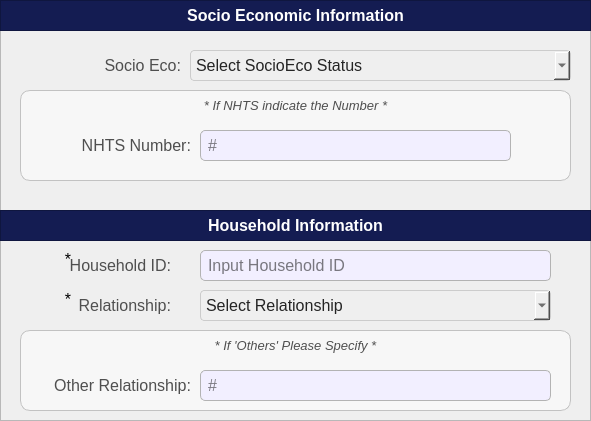
  <widget class="QFrame" name="basePopUpBodyFrame_2">
   <property name="geometry">
    <rect>
     <x>20</x>
     <y>60</y>
     <width>591</width>
     <height>421</height>
    </rect>
   </property>
   <property name="styleSheet">
    <string notr="true">#basePopUpBodyFrame_2 {
	background-color: rgb(247, 247, 247);
	border: 1px solid rgb(194, 194, 194);
	border-radius: 10px;
}</string>
   </property>
   <property name="frameShape">
    <enum>QFrame::Shape::StyledPanel</enum>
   </property>
   <property name="frameShadow">
    <enum>QFrame::Shadow::Raised</enum>
   </property>
   <widget class="QFrame" name="basePopUpTitleFrame_2">
    <property name="geometry">
     <rect>
      <x>0</x>
      <y>0</y>
      <width>591</width>
      <height>31</height>
     </rect>
    </property>
    <property name="styleSheet">
     <string notr="true">#basePopUpTitleFrame_2 {
	background-color: #141c52;
}</string>
    </property>
    <property name="frameShape">
     <enum>QFrame::Shape::StyledPanel</enum>
    </property>
    <property name="frameShadow">
     <enum>QFrame::Shadow::Raised</enum>
    </property>
    <widget class="QLabel" name="label_title">
     <property name="geometry">
      <rect>
       <x>0</x>
       <y>0</y>
       <width>591</width>
       <height>31</height>
      </rect>
     </property>
     <property name="font">
      <font>
       <family>Arial</family>
       <pointsize>12</pointsize>
       <bold>true</bold>
      </font>
     </property>
     <property name="styleSheet">
      <string notr="true">#label_title{
	background-color:transparent;
	color: rgb(255, 255, 255);
}</string>
     </property>
     <property name="text">
      <string>Socio Economic Information</string>
     </property>
     <property name="alignment">
      <set>Qt::AlignmentFlag::AlignCenter</set>
     </property>
    </widget>
   </widget>
   <widget class="QComboBox" name="register_citizen_comboBox_SocEcoStat">
    <property name="geometry">
     <rect>
      <x>190</x>
      <y>50</y>
      <width>381</width>
      <height>31</height>
     </rect>
    </property>
    <property name="font">
     <font>
      <family>Arial</family>
      <pointsize>12</pointsize>
     </font>
    </property>
    <property name="styleSheet">
     <string notr="true">#register_citizen_comboBox_SocEcoStat{
	background-color: rgb(239, 239, 239); /* Correct property name */
    color: #242424; /* Set text color to black for better contrast */
    border: 1px solid #ccc; /* Optional: Add a light border */
    padding: 5px; /* Optional: Add some padding */
    border-radius: 4px; /* Optional: Rounded corners */
}</string>
    </property>
    <property name="placeholderText">
     <string>Select SocioEco Status</string>
    </property>
    <property name="duplicatesEnabled">
     <bool>false</bool>
    </property>
    <item>
     <property name="text">
      <string>NHTS 4Ps</string>
     </property>
    </item>
    <item>
     <property name="text">
      <string>NHTS Non-4Ps</string>
     </property>
    </item>
    <item>
     <property name="text">
      <string>Non NHTS</string>
     </property>
    </item>
   </widget>
   <widget class="QLabel" name="register_citizen_labelSocEcoStat">
    <property name="geometry">
     <rect>
      <x>30</x>
      <y>50</y>
      <width>151</width>
      <height>31</height>
     </rect>
    </property>
    <property name="font">
     <font>
      <family>Arial</family>
      <pointsize>12</pointsize>
     </font>
    </property>
    <property name="styleSheet">
     <string notr="true">#register_citizen_labelSocEcoStat {
	background-color: transparent;
	color: #4f4f4f;
}
</string>
    </property>
    <property name="text">
     <string>Socio Eco:</string>
    </property>
    <property name="alignment">
     <set>Qt::AlignmentFlag::AlignRight|Qt::AlignmentFlag::AlignTrailing|Qt::AlignmentFlag::AlignVCenter</set>
    </property>
   </widget>
   <widget class="QFrame" name="basePopUpBodyFrame_4">
    <property name="geometry">
     <rect>
      <x>20</x>
      <y>90</y>
      <width>551</width>
      <height>91</height>
     </rect>
    </property>
    <property name="styleSheet">
     <string notr="true">#basePopUpBodyFrame_4 {
	background-color: rgb(247, 247, 247);
	border: 1px solid rgb(194, 194, 194);
	border-radius: 10px;
}</string>
    </property>
    <property name="frameShape">
     <enum>QFrame::Shape::StyledPanel</enum>
    </property>
    <property name="frameShadow">
     <enum>QFrame::Shadow::Raised</enum>
    </property>
    <widget class="QLabel" name="labelNote_3">
     <property name="geometry">
      <rect>
       <x>0</x>
       <y>0</y>
       <width>551</width>
       <height>31</height>
      </rect>
     </property>
     <property name="font">
      <font>
       <family>Arial</family>
       <pointsize>10</pointsize>
       <italic>true</italic>
       <bold>false</bold>
      </font>
     </property>
     <property name="styleSheet">
      <string notr="true">#labelNote_3 {
	background-color: transparent;
	color: #4f4f4f;
}
</string>
     </property>
     <property name="text">
      <string>* If NHTS indicate the Number *</string>
     </property>
     <property name="alignment">
      <set>Qt::AlignmentFlag::AlignCenter</set>
     </property>
    </widget>
    <widget class="QLabel" name="register_citizen_labelNHTSNum">
     <property name="geometry">
      <rect>
       <x>10</x>
       <y>40</y>
       <width>161</width>
       <height>31</height>
      </rect>
     </property>
     <property name="font">
      <font>
       <family>Arial</family>
       <pointsize>12</pointsize>
       <bold>false</bold>
      </font>
     </property>
     <property name="styleSheet">
      <string notr="true">#register_citizen_labelNHTSNum {
	background-color: transparent;
	color: #4f4f4f;
}
</string>
     </property>
     <property name="text">
      <string>NHTS Number:</string>
     </property>
     <property name="alignment">
      <set>Qt::AlignmentFlag::AlignRight|Qt::AlignmentFlag::AlignTrailing|Qt::AlignmentFlag::AlignVCenter</set>
     </property>
    </widget>
    <widget class="QLineEdit" name="register_citizen_NHTSNum">
     <property name="geometry">
      <rect>
       <x>180</x>
       <y>40</y>
       <width>311</width>
       <height>31</height>
      </rect>
     </property>
     <property name="font">
      <font>
       <family>Arial</family>
       <pointsize>12</pointsize>
      </font>
     </property>
     <property name="styleSheet">
      <string notr="true">#register_citizen_NHTSNum{
	border: 1px solid #b3b3b3;  /* Black border */
    border-radius: 5px;        /* Rounded corners */
    padding: 5px;               /* Inner spacing */
    background-color: #f2efff;  /* Gray background */
    color: #000000; 
}

</string>
     </property>
     <property name="text">
      <string/>
     </property>
     <property name="maxLength">
      <number>30</number>
     </property>
     <property name="placeholderText">
      <string>#</string>
     </property>
    </widget>
   </widget>
   <widget class="QFrame" name="basePopUpTitleFrame_4">
    <property name="geometry">
     <rect>
      <x>0</x>
      <y>210</y>
      <width>591</width>
      <height>31</height>
     </rect>
    </property>
    <property name="styleSheet">
     <string notr="true">#basePopUpTitleFrame_4 {
	background-color: #141c52;
}</string>
    </property>
    <property name="frameShape">
     <enum>QFrame::Shape::StyledPanel</enum>
    </property>
    <property name="frameShadow">
     <enum>QFrame::Shadow::Raised</enum>
    </property>
    <widget class="QLabel" name="label_title_2">
     <property name="geometry">
      <rect>
       <x>0</x>
       <y>0</y>
       <width>591</width>
       <height>31</height>
      </rect>
     </property>
     <property name="font">
      <font>
       <family>Arial</family>
       <pointsize>12</pointsize>
       <bold>true</bold>
      </font>
     </property>
     <property name="styleSheet">
      <string notr="true">#label_title_2{
	background-color:transparent;
	color: rgb(255, 255, 255);
}</string>
     </property>
     <property name="text">
      <string>Household Information</string>
     </property>
     <property name="alignment">
      <set>Qt::AlignmentFlag::AlignCenter</set>
     </property>
    </widget>
   </widget>
   <widget class="QLabel" name="register_citizen_labelHouseholdID">
    <property name="geometry">
     <rect>
      <x>40</x>
      <y>250</y>
      <width>131</width>
      <height>31</height>
     </rect>
    </property>
    <property name="font">
     <font>
      <family>Arial</family>
      <pointsize>12</pointsize>
     </font>
    </property>
    <property name="styleSheet">
     <string notr="true">#register_citizen_labelHouseholdID {
	background-color: transparent;
	color: #4f4f4f;
}
</string>
    </property>
    <property name="text">
     <string>Household ID:</string>
    </property>
    <property name="alignment">
     <set>Qt::AlignmentFlag::AlignRight|Qt::AlignmentFlag::AlignTrailing|Qt::AlignmentFlag::AlignVCenter</set>
    </property>
   </widget>
   <widget class="QLineEdit" name="register_citizen_HouseholdID">
    <property name="geometry">
     <rect>
      <x>200</x>
      <y>250</y>
      <width>351</width>
      <height>31</height>
     </rect>
    </property>
    <property name="font">
     <font>
      <family>Arial</family>
      <pointsize>12</pointsize>
     </font>
    </property>
    <property name="styleSheet">
     <string notr="true">#register_citizen_HouseholdID{
	border: 1px solid #b3b3b3;  /* Black border */
    border-radius: 5px;        /* Rounded corners */
    padding: 5px;               /* Inner spacing */
    background-color: #f2efff;  /* Gray background */
    color: #000000; 
}

</string>
    </property>
    <property name="text">
     <string/>
    </property>
    <property name="maxLength">
     <number>30</number>
    </property>
    <property name="placeholderText">
     <string>Input Household ID</string>
    </property>
   </widget>
   <widget class="QComboBox" name="register_citizen_comboBox_Relationship">
    <property name="geometry">
     <rect>
      <x>200</x>
      <y>290</y>
      <width>351</width>
      <height>31</height>
     </rect>
    </property>
    <property name="font">
     <font>
      <family>Arial</family>
      <pointsize>12</pointsize>
     </font>
    </property>
    <property name="styleSheet">
     <string notr="true">#register_citizen_comboBox_Relationship{
	background-color: rgb(239, 239, 239); /* Correct property name */
    color: #242424; /* Set text color to black for better contrast */
    border: 1px solid #ccc; /* Optional: Add a light border */
    padding: 5px; /* Optional: Add some padding */
    border-radius: 4px; /* Optional: Rounded corners */
}</string>
    </property>
    <property name="placeholderText">
     <string>Select Relationship</string>
    </property>
    <property name="duplicatesEnabled">
     <bool>false</bool>
    </property>
    <item>
     <property name="text">
      <string>Head</string>
     </property>
    </item>
    <item>
     <property name="text">
      <string>Spouse</string>
     </property>
    </item>
    <item>
     <property name="text">
      <string>Son</string>
     </property>
    </item>
    <item>
     <property name="text">
      <string>Daugther</string>
     </property>
    </item>
    <item>
     <property name="text">
      <string>Others</string>
     </property>
    </item>
   </widget>
   <widget class="QLabel" name="register_citizen_labelHouseholdRelationship">
    <property name="geometry">
     <rect>
      <x>40</x>
      <y>290</y>
      <width>131</width>
      <height>31</height>
     </rect>
    </property>
    <property name="font">
     <font>
      <family>Arial</family>
      <pointsize>12</pointsize>
     </font>
    </property>
    <property name="styleSheet">
     <string notr="true">#register_citizen_labelHouseholdRelationship {
	background-color: transparent;
	color: #4f4f4f;
}
</string>
    </property>
    <property name="text">
     <string>Relationship:</string>
    </property>
    <property name="alignment">
     <set>Qt::AlignmentFlag::AlignRight|Qt::AlignmentFlag::AlignTrailing|Qt::AlignmentFlag::AlignVCenter</set>
    </property>
   </widget>
   <widget class="QFrame" name="basePopUpBodyFrame_5">
    <property name="geometry">
     <rect>
      <x>20</x>
      <y>330</y>
      <width>551</width>
      <height>81</height>
     </rect>
    </property>
    <property name="styleSheet">
     <string notr="true">#basePopUpBodyFrame_5 {
	background-color: rgb(247, 247, 247);
	border: 1px solid rgb(194, 194, 194);
	border-radius: 10px;
}</string>
    </property>
    <property name="frameShape">
     <enum>QFrame::Shape::StyledPanel</enum>
    </property>
    <property name="frameShadow">
     <enum>QFrame::Shadow::Raised</enum>
    </property>
    <widget class="QLabel" name="labelNote_4">
     <property name="geometry">
      <rect>
       <x>0</x>
       <y>0</y>
       <width>551</width>
       <height>31</height>
      </rect>
     </property>
     <property name="font">
      <font>
       <family>Arial</family>
       <pointsize>10</pointsize>
       <italic>true</italic>
       <bold>false</bold>
      </font>
     </property>
     <property name="styleSheet">
      <string notr="true">#labelNote_4 {
	background-color: transparent;
	color: #4f4f4f;
}
</string>
     </property>
     <property name="text">
      <string>* If 'Others' Please Specify *</string>
     </property>
     <property name="alignment">
      <set>Qt::AlignmentFlag::AlignCenter</set>
     </property>
    </widget>
    <widget class="QLabel" name="register_citizen_labelHouseholdRelationshipOther">
     <property name="geometry">
      <rect>
       <x>10</x>
       <y>40</y>
       <width>161</width>
       <height>31</height>
      </rect>
     </property>
     <property name="font">
      <font>
       <family>Arial</family>
       <pointsize>12</pointsize>
       <bold>false</bold>
      </font>
     </property>
     <property name="styleSheet">
      <string notr="true">#register_citizen_labelHouseholdRelationshipOther {
	background-color: transparent;
	color: #4f4f4f;
}
</string>
     </property>
     <property name="text">
      <string>Other Relationship:</string>
     </property>
     <property name="alignment">
      <set>Qt::AlignmentFlag::AlignRight|Qt::AlignmentFlag::AlignTrailing|Qt::AlignmentFlag::AlignVCenter</set>
     </property>
    </widget>
    <widget class="QLineEdit" name="register_citizen_HouseholdRelationshipOther">
     <property name="geometry">
      <rect>
       <x>180</x>
       <y>40</y>
       <width>351</width>
       <height>31</height>
      </rect>
     </property>
     <property name="font">
      <font>
       <family>Arial</family>
       <pointsize>12</pointsize>
      </font>
     </property>
     <property name="styleSheet">
      <string notr="true">#register_citizen_HouseholdRelationshipOther{
	border: 1px solid #b3b3b3;  /* Black border */
    border-radius: 5px;        /* Rounded corners */
    padding: 5px;               /* Inner spacing */
    background-color: #f2efff;  /* Gray background */
    color: #000000; 
}

</string>
     </property>
     <property name="text">
      <string/>
     </property>
     <property name="maxLength">
      <number>30</number>
     </property>
     <property name="placeholderText">
      <string>#</string>
     </property>
    </widget>
   </widget>
   <widget class="QLabel" name="label_req_8">
    <property name="geometry">
     <rect>
      <x>60</x>
      <y>250</y>
      <width>16</width>
      <height>20</height>
     </rect>
    </property>
    <property name="font">
     <font>
      <family>Arial</family>
      <pointsize>12</pointsize>
      <bold>false</bold>
     </font>
    </property>
    <property name="styleSheet">
     <string notr="true">#label_req_7 {
	background-color: transparent;
	color: red;
}
</string>
    </property>
    <property name="text">
     <string>*</string>
    </property>
    <property name="alignment">
     <set>Qt::AlignmentFlag::AlignHCenter|Qt::AlignmentFlag::AlignTop</set>
    </property>
   </widget>
   <widget class="QLabel" name="label_req_9">
    <property name="geometry">
     <rect>
      <x>60</x>
      <y>290</y>
      <width>16</width>
      <height>20</height>
     </rect>
    </property>
    <property name="font">
     <font>
      <family>Arial</family>
      <pointsize>12</pointsize>
      <bold>false</bold>
     </font>
    </property>
    <property name="styleSheet">
     <string notr="true">#label_req_7 {
	background-color: transparent;
	color: red;
}
</string>
    </property>
    <property name="text">
     <string>*</string>
    </property>
    <property name="alignment">
     <set>Qt::AlignmentFlag::AlignHCenter|Qt::AlignmentFlag::AlignTop</set>
    </property>
   </widget>
  </widget>
